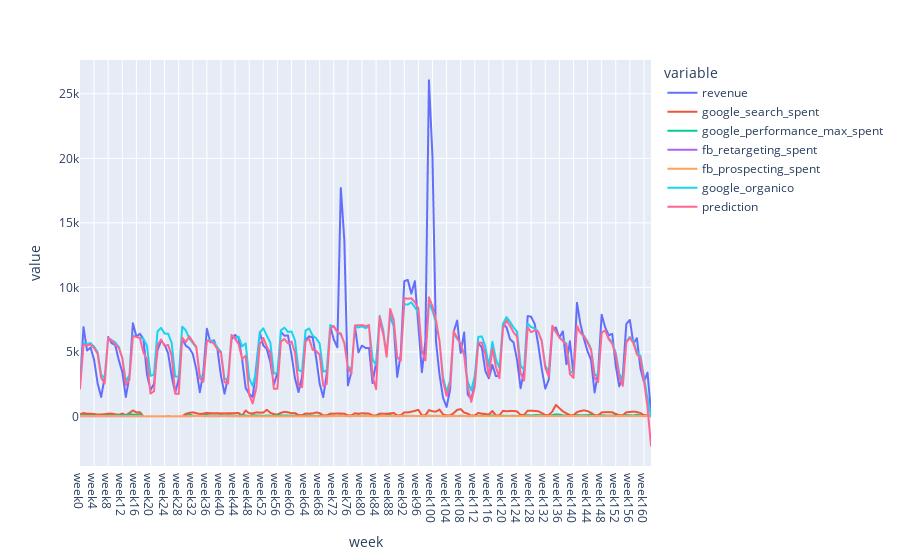

Write notebook code for a chart like this one.
### Code cell
dataframe['prediction']=model.predict(X)

fig = px.line(dataframe, x='week', y=dataframe.columns)
fig.show()

### Figure 1 — Plotly figure (JSON) as saved in the notebook; plotly's stock layout.template omitted (floating-point values rounded to 4 significant figures; data arrays with more than 128 entries replaced by an {"elided": "..."} marker saying what was removed)
{"data": [{"hovertemplate": "variable=revenue<br>week=%{x}<br>value=%{y}<extra></extra>", "legendgroup": "revenue", "line": {"color": "#636efa", "dash": "solid"}, "marker": {"symbol": "circle"}, "mode": "lines", "name": "revenue", "showlegend": true, "type": "scattergl", "x": {"elided": "163 str values"}, "xaxis": "x", "y": {"elided": "163 float values"}, "yaxis": "y"}, {"hovertemplate": "variable=google_search_spent<br>week=%{x}<br>value=%{y}<extra></extra>", "legendgroup": "google_search_spent", "line": {"color": "#EF553B", "dash": "solid"}, "marker": {"symbol": "circle"}, "mode": "lines", "name": "google_search_spent", "showlegend": true, "type": "scattergl", "x": {"elided": "163 str values"}, "xaxis": "x", "y": {"elided": "163 float values"}, "yaxis": "y"}, {"hovertemplate": "variable=google_performance_max_spent<br>week=%{x}<br>value=%{y}<extra></extra>", "legendgroup": "google_performance_max_spent", "line": {"color": "#00cc96", "dash": "solid"}, "marker": {"symbol": "circle"}, "mode": "lines", "name": "google_performance_max_spent", "showlegend": true, "type": "scattergl", "x": {"elided": "163 str values"}, "xaxis": "x", "y": {"elided": "163 float values"}, "yaxis": "y"}, {"hovertemplate": "variable=fb_retargeting_spent<br>week=%{x}<br>value=%{y}<extra></extra>", "legendgroup": "fb_retargeting_spent", "line": {"color": "#ab63fa", "dash": "solid"}, "marker": {"symbol": "circle"}, "mode": "lines", "name": "fb_retargeting_spent", "showlegend": true, "type": "scattergl", "x": {"elided": "163 str values"}, "xaxis": "x", "y": {"elided": "163 float values"}, "yaxis": "y"}, {"hovertemplate": "variable=fb_prospecting_spent<br>week=%{x}<br>value=%{y}<extra></extra>", "legendgroup": "fb_prospecting_spent", "line": {"color": "#FFA15A", "dash": "solid"}, "marker": {"symbol": "circle"}, "mode": "lines", "name": "fb_prospecting_spent", "showlegend": true, "type": "scattergl", "x": {"elided": "163 str values"}, "xaxis": "x", "y": {"elided": "163 float values"}, "yaxis": "y"}, {"hovertemplate": "variable=google_organico<br>week=%{x}<br>value=%{y}<extra></extra>", "legendgroup": "google_organico", "line": {"color": "#19d3f3", "dash": "solid"}, "marker": {"symbol": "circle"}, "mode": "lines", "name": "google_organico", "showlegend": true, "type": "scattergl", "x": {"elided": "163 str values"}, "xaxis": "x", "y": {"elided": "163 int values"}, "yaxis": "y"}, {"hovertemplate": "variable=prediction<br>week=%{x}<br>value=%{y}<extra></extra>", "legendgroup": "prediction", "line": {"color": "#FF6692", "dash": "solid"}, "marker": {"symbol": "circle"}, "mode": "lines", "name": "prediction", "showlegend": true, "type": "scattergl", "x": {"elided": "163 str values"}, "xaxis": "x", "y": {"elided": "163 float values"}, "yaxis": "y"}], "layout": {"legend": {"title": {"text": "variable"}, "tracegroupgap": 0}, "margin": {"t": 60}, "xaxis": {"anchor": "y", "domain": [0, 1], "title": {"text": "week"}}, "yaxis": {"anchor": "x", "domain": [0, 1], "title": {"text": "value"}}}}
